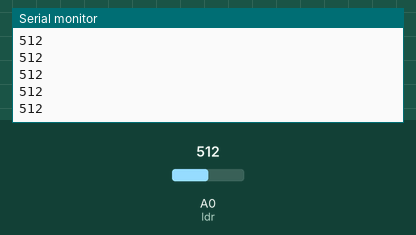
This sketch was run on a simulated Arduino Uno, built with avr-gcc and run on an emulated ATmega328P. On the bench: the last lines printed to the serial monitor. Inputs (shaded band) come from the test bench; at power-on: A0 (ldr) = 512.

Above: at 1.2 s.
1.3 s: A0 (ldr) set to 716
At 1.56 s:
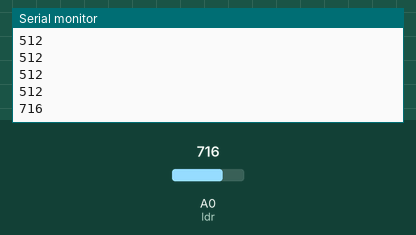
2.8 s: A0 (ldr) set to 900
At 2.96 s:
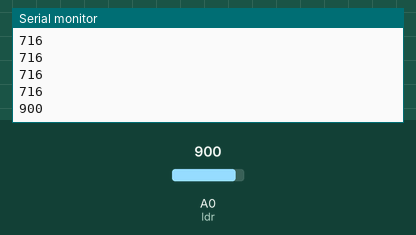
Timing chart, 0 to 5.8 s (numbered marks = the images above; inputs shaded):
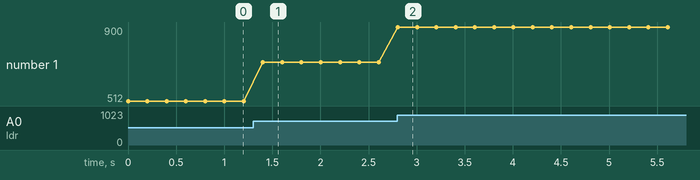

Measured:
- after the input at 1.3 s, the serial monitor: prints a new line after 0.10 s (image 1)
- after the input at 2.8 s, the serial monitor: prints a new line at once (image 2)
- plotted number 1: 512 → 716 after the input at 1.3 s, 716 → 900 after the input at 2.8 s

The sketch:

task_1.1.2.ino
```cpp
#define ldr A0

void setup() {
  pinMode(ldr, INPUT);
  Serial.begin(9600);
}
int reading;

void loop() {
  reading = analogRead(ldr);
  Serial.println(reading);
  delay(200);
}
```
